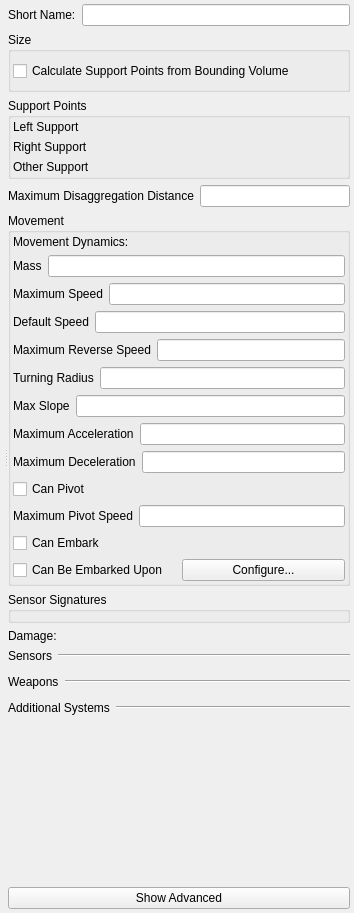
<?xml version="1.0" encoding="UTF-8"?>
<ui version="4.0">
 <class>Form</class>
 <widget class="QWidget" name="Form">
  <property name="geometry">
   <rect>
    <x>0</x>
    <y>0</y>
    <width>354</width>
    <height>913</height>
   </rect>
  </property>
  <property name="windowTitle">
   <string>Form</string>
  </property>
  <layout class="QVBoxLayout" name="verticalLayout_9">
   <property name="margin">
    <number>4</number>
   </property>
   <item>
    <widget class="QSplitter" name="splitter">
     <property name="orientation">
      <enum>Qt::Horizontal</enum>
     </property>
     <widget class="QWidget" name="layoutWidget">
      <layout class="QVBoxLayout" name="verticalLayout_8">
       <property name="margin">
        <number>0</number>
       </property>
       <item>
        <widget class="QWidget" name="myGeneralCanvas" native="true">
         <property name="sizePolicy">
          <sizepolicy hsizetype="MinimumExpanding" vsizetype="Fixed">
           <horstretch>0</horstretch>
           <verstretch>0</verstretch>
          </sizepolicy>
         </property>
         <property name="element_type" stdset="0">
          <string notr="true">general_canvas</string>
         </property>
        </widget>
       </item>
       <item>
        <widget class="QWidget" name="myDisplayCanvas" native="true">
         <property name="sizePolicy">
          <sizepolicy hsizetype="MinimumExpanding" vsizetype="MinimumExpanding">
           <horstretch>0</horstretch>
           <verstretch>0</verstretch>
          </sizepolicy>
         </property>
         <property name="minimumSize">
          <size>
           <width>0</width>
           <height>0</height>
          </size>
         </property>
         <property name="element_type" stdset="0">
          <string notr="true">display_widget_canvas</string>
         </property>
        </widget>
       </item>
      </layout>
     </widget>
     <widget class="QWidget" name="widget" native="true">
      <layout class="QVBoxLayout" name="verticalLayout_7">
       <property name="margin">
        <number>0</number>
       </property>
       <item>
        <layout class="QHBoxLayout" name="horizontalLayout">
         <item>
          <widget class="QLabel" name="short_name_label">
           <property name="text">
            <string>Short Name:</string>
           </property>
          </widget>
         </item>
         <item>
          <widget class="QLineEdit" name="short_name"/>
         </item>
        </layout>
       </item>
       <item>
        <widget class="QGroupBox" name="boundingVolumeGroupBox">
         <property name="title">
          <string>Size</string>
         </property>
         <layout class="QVBoxLayout" name="verticalLayout_2">
          <property name="leftMargin">
           <number>2</number>
          </property>
          <property name="rightMargin">
           <number>2</number>
          </property>
          <property name="bottomMargin">
           <number>2</number>
          </property>
          <item>
           <widget class="QCheckBox" name="calculate_support_points">
            <property name="text">
             <string>Calculate Support Points from Bounding Volume</string>
            </property>
            <property name="signal_slot" stdset="0">
             <string>released();bounding_volume;onCalculateSupportPointsChanged()</string>
            </property>
           </widget>
          </item>
          <item>
           <widget class="QWidget" name="bounding_volume" native="true"/>
          </item>
         </layout>
        </widget>
       </item>
       <item>
        <widget class="QGroupBox" name="support_points">
         <property name="title">
          <string>Support Points</string>
         </property>
         <property name="disable_if_checked" stdset="0">
          <string>calculate_support_points</string>
         </property>
         <layout class="QGridLayout" name="gridLayout_2">
          <property name="margin">
           <number>2</number>
          </property>
          <item row="0" column="0">
           <widget class="QLabel" name="left_support_label">
            <property name="sizePolicy">
             <sizepolicy hsizetype="Minimum" vsizetype="Minimum">
              <horstretch>0</horstretch>
              <verstretch>0</verstretch>
             </sizepolicy>
            </property>
            <property name="text">
             <string>Left Support</string>
            </property>
           </widget>
          </item>
          <item row="0" column="1" colspan="2">
           <widget class="QWidget" name="left_support" native="true">
            <property name="sizePolicy">
             <sizepolicy hsizetype="MinimumExpanding" vsizetype="Minimum">
              <horstretch>0</horstretch>
              <verstretch>0</verstretch>
             </sizepolicy>
            </property>
            <property name="element_type" stdset="0">
             <string notr="true">vector-parameter-data</string>
            </property>
            <property name="single_row" stdset="0">
             <bool>true</bool>
            </property>
           </widget>
          </item>
          <item row="1" column="0">
           <widget class="QLabel" name="right_support_label">
            <property name="sizePolicy">
             <sizepolicy hsizetype="Minimum" vsizetype="Minimum">
              <horstretch>0</horstretch>
              <verstretch>0</verstretch>
             </sizepolicy>
            </property>
            <property name="text">
             <string>Right Support</string>
            </property>
           </widget>
          </item>
          <item row="1" column="2">
           <widget class="QWidget" name="right_support" native="true">
            <property name="sizePolicy">
             <sizepolicy hsizetype="MinimumExpanding" vsizetype="Minimum">
              <horstretch>0</horstretch>
              <verstretch>0</verstretch>
             </sizepolicy>
            </property>
            <property name="element_type" stdset="0">
             <string notr="true">vector-parameter-data</string>
            </property>
            <property name="single_row" stdset="0">
             <bool>true</bool>
            </property>
           </widget>
          </item>
          <item row="2" column="0" colspan="2">
           <widget class="QLabel" name="other_support_label">
            <property name="sizePolicy">
             <sizepolicy hsizetype="Minimum" vsizetype="Minimum">
              <horstretch>0</horstretch>
              <verstretch>0</verstretch>
             </sizepolicy>
            </property>
            <property name="text">
             <string>Other Support</string>
            </property>
           </widget>
          </item>
          <item row="2" column="2">
           <widget class="QWidget" name="other_support" native="true">
            <property name="sizePolicy">
             <sizepolicy hsizetype="MinimumExpanding" vsizetype="Minimum">
              <horstretch>0</horstretch>
              <verstretch>0</verstretch>
             </sizepolicy>
            </property>
            <property name="element_type" stdset="0">
             <string notr="true">vector-parameter-data</string>
            </property>
            <property name="single_row" stdset="0">
             <bool>true</bool>
            </property>
           </widget>
          </item>
         </layout>
        </widget>
       </item>
       <item>
        <layout class="QHBoxLayout" name="horizontalLayout_2">
         <item>
          <widget class="QLabel" name="disaggregation_range_label">
           <property name="text">
            <string>Maximum Disaggregation Distance</string>
           </property>
          </widget>
         </item>
         <item>
          <widget class="QLineEdit" name="disaggregation_range">
           <property name="display-units" stdset="0">
            <string notr="true">meters</string>
           </property>
           <property name="source-units" stdset="0">
            <string notr="true">meters</string>
           </property>
           <property name="hide_by_default" stdset="0">
            <bool>true</bool>
           </property>
          </widget>
         </item>
        </layout>
       </item>
       <item>
        <widget class="QGroupBox" name="movementGroupBox">
         <property name="title">
          <string>Movement</string>
         </property>
         <layout class="QVBoxLayout" name="verticalLayout">
          <property name="margin">
           <number>2</number>
          </property>
          <item>
           <layout class="QHBoxLayout" name="horizontalLayout_7">
            <item>
             <widget class="QLabel" name="movement_system_label">
              <property name="text">
               <string>Movement Dynamics:</string>
              </property>
             </widget>
            </item>
            <item>
             <widget class="QWidget" name="movement_system" native="true">
              <property name="category" stdset="0">
               <string>movement</string>
              </property>
              <property name="none-selected-text" stdset="0">
               <string>Immobile</string>
              </property>
              <property name="element_type" stdset="0">
               <string notr="true">single_system_selector</string>
              </property>
             </widget>
            </item>
           </layout>
          </item>
          <item>
           <layout class="QHBoxLayout" name="horizontalLayout_3">
            <item>
             <widget class="QLabel" name="mass_label">
              <property name="text">
               <string>Mass</string>
              </property>
             </widget>
            </item>
            <item>
             <widget class="QLineEdit" name="mass">
              <property name="source-units" stdset="0">
               <string notr="true">kilograms</string>
              </property>
              <property name="display-units" stdset="0">
               <string notr="true">kilograms</string>
              </property>
             </widget>
            </item>
           </layout>
          </item>
          <item>
           <layout class="QHBoxLayout" name="horizontalLayout_4">
            <item>
             <widget class="QLabel" name="max_speed_label">
              <property name="text">
               <string>Maximum Speed</string>
              </property>
             </widget>
            </item>
            <item>
             <widget class="QLineEdit" name="max_speed">
              <property name="source-units" stdset="0">
               <string notr="true">meters-per-second</string>
              </property>
              <property name="display-units" stdset="0">
               <string notr="true">kilometers-per-hour</string>
              </property>
             </widget>
            </item>
           </layout>
          </item>
          <item>
           <layout class="QHBoxLayout" name="horizontalLayout_4124">
            <item>
             <widget class="QLabel" name="ordered_speed_label">
              <property name="text">
               <string>Default Speed</string>
              </property>
             </widget>
            </item>
            <item>
             <widget class="QLineEdit" name="ordered_speed">
              <property name="source-units" stdset="0">
               <string notr="true">meters-per-second</string>
              </property>
              <property name="display-units" stdset="0">
               <string notr="true">kilometers-per-hour</string>
              </property>
             </widget>
            </item>
           </layout>
          </item>
          <item>
           <layout class="QHBoxLayout" name="horizontalLayout_400">
            <item>
             <widget class="QLabel" name="max_reverse_speed_label">
              <property name="text">
               <string>Maximum Reverse Speed</string>
              </property>
             </widget>
            </item>
            <item>
             <widget class="QLineEdit" name="max_reverse_speed">
              <property name="source-units" stdset="0">
               <string notr="true">meters-per-second</string>
              </property>
              <property name="display-units" stdset="0">
               <string notr="true">kilometers-per-hour</string>
              </property>
             </widget>
            </item>
           </layout>
          </item>
          <item>
           <layout class="QHBoxLayout" name="horizontalLayout_5">
            <item>
             <widget class="QLabel" name="turning_radius_label">
              <property name="text">
               <string>Turning Radius</string>
              </property>
             </widget>
            </item>
            <item>
             <widget class="QLineEdit" name="turning_radius">
              <property name="source-units" stdset="0">
               <string notr="true">meters</string>
              </property>
              <property name="display-units" stdset="0">
               <string notr="true">meters</string>
              </property>
             </widget>
            </item>
           </layout>
          </item>
          <item>
           <layout class="QHBoxLayout" name="horizontalLayout_13">
            <item>
             <widget class="QLabel" name="max_slope_label">
              <property name="text">
               <string>Max Slope</string>
              </property>
             </widget>
            </item>
            <item>
             <widget class="QLineEdit" name="max_slope">
              <property name="source-units" stdset="0">
               <string notr="true">ratio</string>
              </property>
              <property name="display-units" stdset="0">
               <string notr="true">percent</string>
              </property>
             </widget>
            </item>
           </layout>
          </item>
          <item>
           <layout class="QHBoxLayout" name="horizontalLayout_15">
            <item>
             <widget class="QLabel" name="max_acceleration_label">
              <property name="text">
               <string>Maximum Acceleration</string>
              </property>
             </widget>
            </item>
            <item>
             <widget class="QLineEdit" name="max_acceleration">
              <property name="source-units" stdset="0">
               <string notr="true">meters-per-second2</string>
              </property>
              <property name="display-units" stdset="0">
               <string notr="true">meters-per-second2</string>
              </property>
             </widget>
            </item>
           </layout>
          </item>
          <item>
           <layout class="QHBoxLayout" name="horizontalLayout_16">
            <item>
             <widget class="QLabel" name="max_deceleration_label">
              <property name="text">
               <string>Maximum Deceleration</string>
              </property>
             </widget>
            </item>
            <item>
             <widget class="QLineEdit" name="max_deceleration">
              <property name="source-units" stdset="0">
               <string notr="true">meters-per-second2</string>
              </property>
              <property name="display-units" stdset="0">
               <string notr="true">meters-per-second2</string>
              </property>
             </widget>
            </item>
           </layout>
          </item>
          <item>
           <widget class="QCheckBox" name="can_pivot">
            <property name="text">
             <string>Can Pivot</string>
            </property>
           </widget>
          </item>
          <item>
           <layout class="QHBoxLayout" name="horizontalLayout_6">
            <item>
             <widget class="QLabel" name="max_pivot_speed_label">
              <property name="text">
               <string>Maximum Pivot Speed</string>
              </property>
             </widget>
            </item>
            <item>
             <widget class="QLineEdit" name="max_pivot_speed">
              <property name="source-units" stdset="0">
               <string notr="true">radians-per-second</string>
              </property>
              <property name="display-units" stdset="0">
               <string notr="true">degrees-per-second</string>
              </property>
             </widget>
            </item>
           </layout>
          </item>
          <item>
           <widget class="QCheckBox" name="can_embark">
            <property name="text">
             <string>Can Embark</string>
            </property>
           </widget>
          </item>
          <item>
           <layout class="QHBoxLayout" name="horizontalLayout_12">
            <item>
             <widget class="QCheckBox" name="can_be_embarked_upon">
              <property name="text">
               <string>Can Be Embarked Upon</string>
              </property>
             </widget>
            </item>
            <item>
             <widget class="QPushButton" name="configure_embarkation">
              <property name="text">
               <string>Configure...</string>
              </property>
              <property name="enable_if_checked" stdset="0">
               <string notr="true">can_be_embarked_upon</string>
              </property>
              <property name="slot" stdset="0">
               <string notr="true">change_embarkation</string>
              </property>
              <property name="element_type" stdset="0">
               <string notr="true">push_button</string>
              </property>
              <property name="disable_if_multiple_selection" stdset="0">
               <bool>true</bool>
              </property>
             </widget>
            </item>
           </layout>
          </item>
         </layout>
        </widget>
       </item>
       <item>
        <widget class="QGroupBox" name="sensorSignaturesGroupBox">
         <property name="title">
          <string>Sensor Signatures</string>
         </property>
         <layout class="QVBoxLayout" name="verticalLayout_3">
          <property name="spacing">
           <number>2</number>
          </property>
          <property name="margin">
           <number>2</number>
          </property>
          <item>
           <widget class="QWidget" name="sensor_signatures" native="true">
            <property name="default-signatures" stdset="0">
             <string>visual-signature=4.0;radar-signature=0.5;infrared-signature=4.0</string>
            </property>
           </widget>
          </item>
         </layout>
        </widget>
       </item>
       <item>
        <layout class="QHBoxLayout" name="horizontalLayout_8">
         <item>
          <widget class="QLabel" name="damage_system_label">
           <property name="text">
            <string>Damage:</string>
           </property>
          </widget>
         </item>
         <item>
          <widget class="QWidget" name="damage_system" native="true">
           <property name="category" stdset="0">
            <string>damage</string>
           </property>
           <property name="none-selected-text" stdset="0">
            <string>Undamagable</string>
           </property>
           <property name="element_type" stdset="0">
            <string notr="true">single_system_selector</string>
           </property>
          </widget>
         </item>
        </layout>
       </item>
       <item>
        <layout class="QVBoxLayout" name="verticalLayout_4">
         <item>
          <layout class="QHBoxLayout" name="horizontalLayout_9">
           <item>
            <widget class="QLabel" name="sensor_system_selector_label">
             <property name="sizePolicy">
              <sizepolicy hsizetype="Fixed" vsizetype="Fixed">
               <horstretch>0</horstretch>
               <verstretch>0</verstretch>
              </sizepolicy>
             </property>
             <property name="text">
              <string>Sensors</string>
             </property>
            </widget>
           </item>
           <item>
            <widget class="Line" name="line">
             <property name="orientation">
              <enum>Qt::Horizontal</enum>
             </property>
            </widget>
           </item>
          </layout>
         </item>
         <item>
          <widget class="QWidget" name="sensor_system_selector" native="true">
           <property name="category" stdset="0">
            <string>sensor</string>
           </property>
           <property name="element_type" stdset="0">
            <string notr="true">multi_system_selector</string>
           </property>
          </widget>
         </item>
        </layout>
       </item>
       <item>
        <layout class="QVBoxLayout" name="verticalLayout_5">
         <item>
          <layout class="QHBoxLayout" name="horizontalLayout_10">
           <item>
            <widget class="QLabel" name="weapon_system_selector_label">
             <property name="sizePolicy">
              <sizepolicy hsizetype="Fixed" vsizetype="Fixed">
               <horstretch>0</horstretch>
               <verstretch>0</verstretch>
              </sizepolicy>
             </property>
             <property name="text">
              <string>Weapons</string>
             </property>
            </widget>
           </item>
           <item>
            <widget class="Line" name="line_2">
             <property name="orientation">
              <enum>Qt::Horizontal</enum>
             </property>
            </widget>
           </item>
          </layout>
         </item>
         <item>
          <widget class="QWidget" name="weapon_system_selector" native="true">
           <property name="category" stdset="0">
            <string>weapon</string>
           </property>
           <property name="element_type" stdset="0">
            <string notr="true">multi_system_selector</string>
           </property>
          </widget>
         </item>
        </layout>
       </item>
       <item>
        <layout class="QVBoxLayout" name="verticalLayout_6">
         <item>
          <layout class="QHBoxLayout" name="horizontalLayout_11">
           <item>
            <widget class="QLabel" name="other_system_selector_label">
             <property name="sizePolicy">
              <sizepolicy hsizetype="Fixed" vsizetype="Fixed">
               <horstretch>0</horstretch>
               <verstretch>0</verstretch>
              </sizepolicy>
             </property>
             <property name="text">
              <string>Additional Systems</string>
             </property>
            </widget>
           </item>
           <item>
            <widget class="Line" name="line_3">
             <property name="orientation">
              <enum>Qt::Horizontal</enum>
             </property>
            </widget>
           </item>
          </layout>
         </item>
         <item>
          <widget class="QWidget" name="other_system_selector" native="true">
           <property name="category" stdset="0">
            <string>other</string>
           </property>
           <property name="element_type" stdset="0">
            <string notr="true">multi_system_selector</string>
           </property>
          </widget>
         </item>
        </layout>
       </item>
       <item>
        <spacer name="verticalSpacer">
         <property name="orientation">
          <enum>Qt::Vertical</enum>
         </property>
         <property name="sizeHint" stdset="0">
          <size>
           <width>20</width>
           <height>56</height>
          </size>
         </property>
        </spacer>
       </item>
       <item>
        <widget class="QPushButton" name="myShowAdvanced">
         <property name="text">
          <string>Show Advanced</string>
         </property>
         <property name="checkable">
          <bool>true</bool>
         </property>
         <property name="signal_slot" stdset="0">
          <string>toggled(bool);this;showHiddenControls(bool)</string>
         </property>
        </widget>
       </item>
      </layout>
     </widget>
    </widget>
   </item>
  </layout>
 </widget>
 <resources/>
 <connections/>
</ui>
